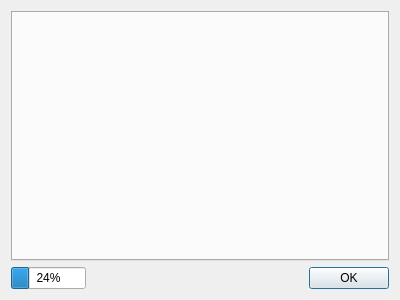
<?xml version="1.0" encoding="UTF-8"?>
<ui version="4.0">
 <class>SASAnalysisDialog</class>
 <widget class="QWidget" name="SASAnalysisDialog">
  <property name="geometry">
   <rect>
    <x>0</x>
    <y>0</y>
    <width>400</width>
    <height>300</height>
   </rect>
  </property>
  <property name="windowTitle">
   <string>Synaptic Apposition Surface Information Analysis</string>
  </property>
  <layout class="QVBoxLayout" name="verticalLayout">
   <item>
    <widget class="QTabWidget" name="m_tabs">
     <property name="currentIndex">
      <number>-1</number>
     </property>
    </widget>
   </item>
   <item>
    <layout class="QHBoxLayout" name="horizontalLayout">
     <item>
      <widget class="QProgressBar" name="m_progressBar">
       <property name="enabled">
        <bool>true</bool>
       </property>
       <property name="maximumSize">
        <size>
         <width>75</width>
         <height>16777215</height>
        </size>
       </property>
       <property name="value">
        <number>24</number>
       </property>
       <property name="textVisible">
        <bool>true</bool>
       </property>
       <property name="invertedAppearance">
        <bool>false</bool>
       </property>
      </widget>
     </item>
     <item>
      <spacer name="horizontalSpacer">
       <property name="orientation">
        <enum>Qt::Horizontal</enum>
       </property>
       <property name="sizeHint" stdset="0">
        <size>
         <width>40</width>
         <height>20</height>
        </size>
       </property>
      </spacer>
     </item>
     <item>
      <widget class="QDialogButtonBox" name="m_buttons">
       <property name="standardButtons">
        <set>QDialogButtonBox::Ok</set>
       </property>
      </widget>
     </item>
    </layout>
   </item>
  </layout>
 </widget>
 <resources/>
 <connections/>
</ui>
